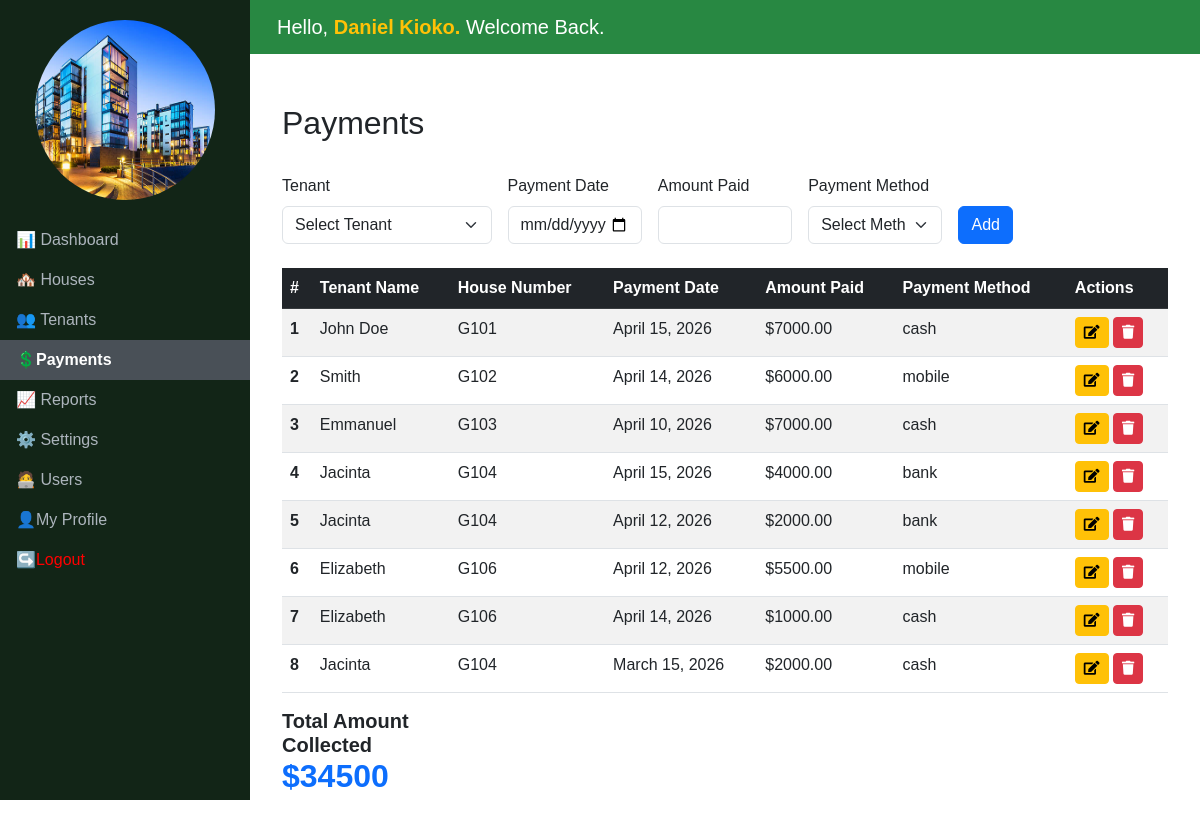
Page /rentals/payments/ (signed in) on the committed database.
### authentication/models.py (models this page shows, shortened)
class User(AbstractUser):
    email = models.EmailField(unique=True)
    USERNAME_FIELD = 'email'
    REQUIRED_FIELDS = ['username']  # Username is still required

### rentals/models.py (models this page shows, shortened)
class Payment(models.Model):
    tenant = models.ForeignKey(Tenant, on_delete=models.CASCADE)
    payment_date = models.DateField()
    amount_paid = models.DecimalField(max_digits=10, decimal_places=2)
    payment_method = models.CharField(
        max_length=20,
        choices=[('cash', 'Cash'), ('bank', 'Bank Transfer'), ('mobile', 'Mobile Payment')]
    )

class Tenant(models.Model):
    name = models.CharField(max_length=255)
    phone = models.CharField(max_length=15)
    house = models.OneToOneField('House', on_delete=models.CASCADE, unique=True)
    date_joined = models.DateField(auto_now_add=True)
    def outstanding_balance(self):
        months_since_joining = (date.today().year - self.date_joined.year) * 12 + date.today().month - self.date_joined.month
        total_due = months_since_joining * self.house.monthly_rent
        total_paid = Payment.objects.filter(tenant=self).aggregate(total=Sum('amount_paid'))['total'] or Decimal('0.00')
        return total_due - total_paid
    def last_payment(self):
        last_payment = Payment.objects.filter(tenant=self).order_by('-payment_date').first()
        return last_payment.payment_date if last_payment else None  # Return None instead of a string

class House(models.Model):
    HOUSE_TYPES = [
        ('Bedsitter', 'Bedsitter'),
        ('One Bedroom', 'One Bedroom'),
        ('Two Bedroom', 'Two Bedroom'),
        ('Three Bedroom', 'Three Bedroom'),
    ]
    number = models.CharField(max_length=20, unique=True)
    house_type = models.CharField(max_length=50, choices=HOUSE_TYPES)
    monthly_rent = models.DecimalField(max_digits=10, decimal_places=2)
    is_occupied = models.BooleanField(default=False)

### rentals/views.py (the view, shortened to what this page needs)
# urls.py: path('payments/', PaymentsView.as_view(), name='payments'),
class PaymentsView(LoginRequiredMixin, TemplateView):
    template_name = 'payments.html'
    def get_context_data(self, **kwargs):
        context = super().get_context_data(**kwargs)
        tenants = Tenant.objects.all()
        for tenant in tenants:
            tenant.outstanding_balance = tenant.outstanding_balance()  # Use model method
            tenant.last_payment = tenant.last_payment()  # Use model method
        context['tenants'] = tenants
        context['payments'] = Payment.objects.all()
        context['total_collected'] = Payment.objects.aggregate(total=Sum('amount_paid'))['total'] or Decimal('0.00')
        return context

### rentals/templates/payments.html (shortened to what this page needs)
{% extends 'base.html' %}
{% block content %}
<div class="container-fluid">
    <div class="row mb-4">
        <h2 class="mt-4">Payments</h2>
    </div>
    <form method="post" id="paymentForm" class="row g-3 mb-4">
        <div class="col-md-3">
            <label for="tenantName" class="form-label">Tenant</label>
            <select class="form-select" id="tenantName" name="tenant_name" required>
                <option value="" disabled selected>Select Tenant</option>
            </select>
        </div>
        <div class="col-md-2">
            <label for="paymentDate" class="form-label">Payment Date</label>
            <input type="date" class="form-control" id="paymentDate" name="payment_date" max="{% now 'Y-m-d' %}" required>
        </div>
        <div class="col-md-2">
            <label for="amountPaid" class="form-label">Amount Paid</label>
            <input type="number" class="form-control" id="amountPaid" name="amount_paid" required>
        </div>
        <div class="col-md-2">
            <label for="paymentMethod" class="form-label">Payment Method</label>
            <select class="form-select" id="paymentMethod" name="payment_method" required>
                <option value="" disabled selected>Select Method</option>
            </select>
        </div>
        <div class="col-md-1 align-self-end">
            <button type="submit" class="btn btn-primary" id="formSubmitButton">Add</button>
        </div>
    </form>
    <div class="table-responsive">
        <table class="table table-striped table-hover">
            <thead class="table-dark">
                <tr>
                    <th scope="col">#</th>
                    <th scope="col">Tenant Name</th>
                    <th scope="col">House Number</th>
                    <th scope="col">Payment Date</th>
                    <th scope="col">Amount Paid</th>
                    <th scope="col">Payment Method</th>
                    <th scope="col">Actions</th>
                </tr>
            </thead>
            <tbody>
                {% for payment in payments %}
                <tr>
                    <th scope="row">{{ forloop.counter }}</th>
                    <td>{{ payment.tenant.name|title }}</td>
                    <td>{{ payment.tenant.house.number }}</td>
                    <td>{{ payment.payment_date }}</td>
                    <td>${{ payment.amount_paid }}</td>
                    <td>{{ payment.payment_method }}</td>
                    <td>
                        <button class="btn btn-warning btn-sm btn-edit"
                                data-id="{{ payment.id }}"
                                data-tenant="{{ payment.tenant.id }}"
                                data-payment-date="{{ payment.payment_date|date:'Y-m-d' }}"
                                data-amount="{{ payment.amount_paid }}"
                                data-method="{{ payment.payment_method }}">
                            <i class="fa fa-edit" aria-hidden="true"></i>
                        </button>
                        <form action="{% url 'rentals:payments' %}" method="POST" style="display:inline;">
                            <button type="submit"
                                    class="btn btn-danger btn-sm"
                                    onclick="return confirm('Are you sure you want to delete this payment from {{ payment.tenant.name }}?')">
                                <i class="fa fa-trash" aria-hidden="true"></i>
                            </button>
                        </form>
                    </td>
                </tr>
                {% endfor %}
            </tbody>
        </table>
    </div>
    <div class="row mb-4">
       <div class="col-md-3">
           <h5 class="card-title"><strong>Total Amount Collected</strong></h5>
           <h2 class="text-primary"><strong>${{ total_collected }}</strong></h2>
       </div>
    </div>
</div>
{% endblock %}

### rentals/templates/base.html (shortened to what this page needs)
<!DOCTYPE html>
<html lang="en">
<head>
    <link href="https://cdn.jsdelivr.net/npm/bootstrap@5.3.0-alpha1/dist/css/bootstrap.min.css" rel="stylesheet">
    <link href="https://cdnjs.cloudflare.com/ajax/libs/font-awesome/5.15.4/css/all.min.css" rel="stylesheet">
    {% load static %}
</head>
<body>
    <nav class="sidebar col-md-3 col-lg-2 d-md-block">
        <div class="logo">
            <img src="{% static "images/logo.png" %}" alt="Logo">
        </div>
        {% with current=request.resolver_match.url_name %}
        <ul class="nav flex-column">
            <li class="nav-item">
                <a class="nav-link {% if current == 'dashboard' %}active{% endif %}" href="{% url "rentals:dashboard" %}"> 📊 Dashboard</a>
            </li>
            <li class="nav-item">
                <a class="nav-link {% if current == 'houses' %}active{% endif %}" href="{% url "rentals:houses" %}"> 🏘️ Houses</a>
            </li>
            <li class="nav-item">
                <a class="nav-link {% if current == 'tenants' %}active{% endif %}" href="{% url "rentals:tenants" %}"> 👥 Tenants</a>
            </li>
            <li class="nav-item">
                <a class="nav-link {% if current == 'payments' %}active{% endif %}" href="{% url "rentals:payments" %}">💲Payments</a>
            </li>
            <li class="nav-item">
                <a class="nav-link {% if current == 'reports' %}active{% endif %}" href="{% url "rentals:reports" %}">  📈 Reports</a>
            </li>
            <li class="nav-item">
                <a class="nav-link {% if current == 'settings' %}active{% endif %}" href="{% url "rentals:settings" %}"> ⚙️ Settings</a>
            </li>
            <li class="nav-item">
                {% if user.is_superuser %}
                <a class="nav-link {% if current == 'users' %}active{% endif %}" href="{% url "rentals:users" %}"> 🧑‍💻 Users</a>
                {% else %}
                <a class="nav-link" href="#" onclick="alert('You do not have permission to access the User Management page. Only administrators can manage users.'); return false;"> 🧑‍💻 Users</a>
                {% endif %}
            </li>
            <li class="nav-item">
                <a class="nav-link {% if current == 'profile' %}active{% endif %}" href="{% url "rentals:profile" %}">👤My Profile</a>
            </li>
            <li class="nav-item">
                <form method="post" action="{% url 'auth:logout' %}" style="display: inline;">
                    <button type="submit" class="nav-link" style="background: none; border: 1px; padding: none; color: red; text-decoration: none;">↪️Logout</button>
                </form>
            </li>
        </ul>
        {% endwith %}
    </nav>
    <header class="header">
        <div class="container-fluid d-flex justify-content-between align-items-left">
            <h5 class="m-0">Hello, <b class="text-warning">{{ request.user.first_name }} {{ request.user.last_name }}. </b>Welcome Back.</h5>
        </div>
    </header>
    <main class="main-content">
        {% block content %}{% endblock %}
    </main>
</body>
</html>

### rentals/templates/base.html (style rules this page uses)
body { margin: 0; font-family: Arial, sans-serif; }
.sidebar { width: 250px; height: 100vh; position: fixed; top: 0; left: 0; background-color: rgb(18, 37, 23); color: #fff; }
.sidebar .nav-link { color: #adb5bd; }
.sidebar .nav-link.active, .sidebar .nav-link:hover { color: #fff; background-color: #495057; }
.sidebar .nav-link.active { font-weight: 600; }
.sidebar .logo { text-align: center; padding: 20px 0; }
.sidebar .logo img { width: 180px; height: 180px; border-radius: 50%; }
.header { background-color:rgb(40, 136, 66); color: #fff; padding: 15px; position: fixed; top: 0; left: 250px; right: 0; z-index: 1030; }
.main-content { margin-top: 60px; margin-left: 250px; padding: 20px; }

### rows in the picture
User: user.first_name "Daniel", user.last_name "Kioko"
Payment: tenant.name "John Doe", tenant.house.number "G101", payment_date "April 15, 2026", amount_paid "7000.00", payment_method "cash"
Payment: tenant.name "Smith", tenant.house.number "G102", payment_date "April 14, 2026", amount_paid "6000.00", payment_method "mobile"
Payment: tenant.name "Emmanuel", tenant.house.number "G103", payment_date "April 10, 2026", amount_paid "7000.00", payment_method "cash"
Payment: tenant.name "Jacinta", tenant.house.number "G104", payment_date "April 15, 2026", amount_paid "4000.00", payment_method "bank"
Payment: tenant.name "Jacinta", tenant.house.number "G104", payment_date "April 12, 2026", amount_paid "2000.00", payment_method "bank"
Payment: tenant.name "Elizabeth", tenant.house.number "G106", payment_date "April 12, 2026", amount_paid "5500.00", payment_method "mobile"
Payment: tenant.name "Elizabeth", tenant.house.number "G106", payment_date "April 14, 2026", amount_paid "1000.00", payment_method "cash"
Payment: tenant.name "Jacinta", tenant.house.number "G104", payment_date "March 15, 2026", amount_paid "2000.00", payment_method "cash"

### other values in the picture
{{ total_collected }} "34500"
